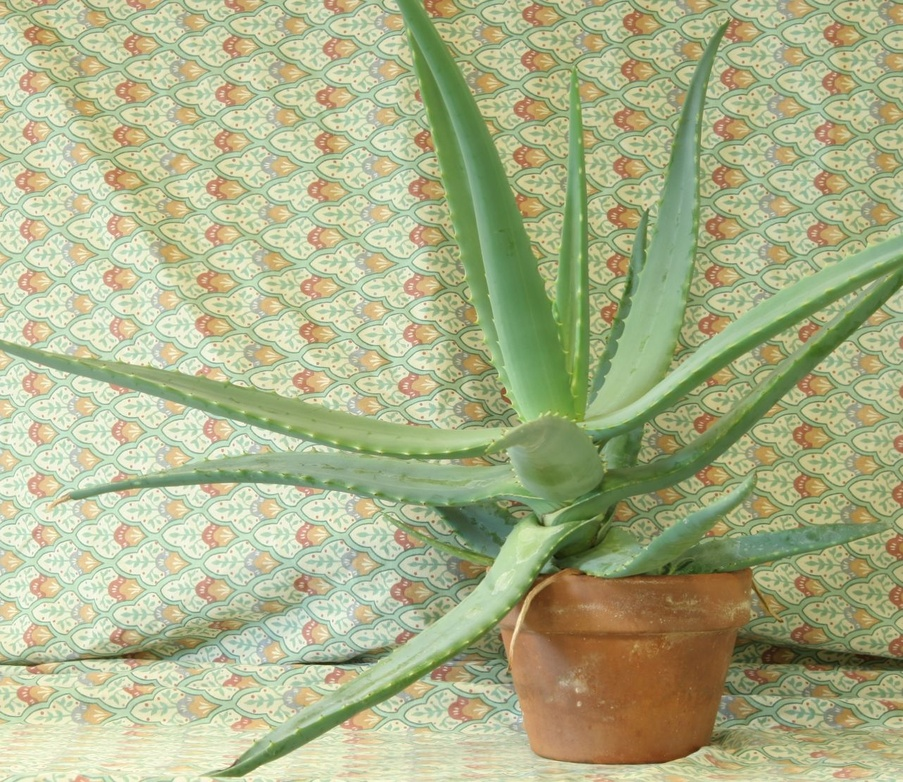
#> input picture Lab01/aloeL.jpg, 903 x 782 px, shrunk from 1282 x 1110 before the run
$ python stereoSSD.py
#> lines starting #> are read from the running program, lines starting #| are printed output that depends on the picture
import numpy as np
import cv2


def compute_disparity_ssd(left, right, max_disparity=64, block_size=7):
    """
    Compute a left-to-right disparity map using block matching with SSD.

    Parameters
    ----------
    left : np.ndarray
        Left rectified grayscale image, shape (H, W), uint8 or float.
    right : np.ndarray
        Right rectified grayscale image, shape (H, W), same size as left.
    max_disparity : int
        Maximum disparity to search (inclusive start at 0, exclusive end at max_disparity).
    block_size : int
        Odd window size for matching.

    Returns
    -------
    disparity : np.ndarray
        Disparity map, float32, shape (H, W).
    """
    if left.ndim != 2 or right.ndim != 2:
        raise ValueError("Images must be grayscale")
    if left.shape != right.shape:
        raise ValueError("Left and right images must have the same shape")
    if block_size % 2 == 0:
        raise ValueError("block_size must be odd")
    if max_disparity <= 0:
        raise ValueError("max_disparity must be positive")

    left = left.astype(np.float32)
    right = right.astype(np.float32)

    h, w = left.shape
    half = block_size // 2

    disparity = np.zeros((h, w), dtype=np.float32)

    # Only compute where the full block fits in both images
    for y in range(half, h - half):
        for x in range(half + max_disparity, w - half):
            left_block = left[y - half:y + half + 1, x - half:x + half + 1]

            best_d = 0
            best_ssd = np.inf

            # Search along the epipolar line (same row)
            for d in range(max_disparity):
                xr = x - d
                if xr - half < 0:
                    break

                right_block = right[y - half:y + half + 1, xr - half:xr + half + 1]

                diff = left_block - right_block
                ssd = np.sum(diff * diff)

                if ssd < best_ssd:
                    best_ssd = ssd
                    best_d = d

            disparity[y, x] = best_d

    return disparity


def main():
    # Load rectified stereo pair
    left = cv2.pyrDown(cv2.imread("aloeL.jpg", cv2.IMREAD_GRAYSCALE))
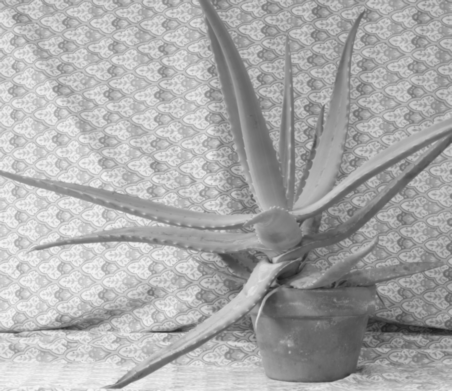
#> left: shape (391, 452); min 28, max 245, mean 170.8
    right = cv2.pyrDown(cv2.imread("aloeR.jpg", cv2.IMREAD_GRAYSCALE))
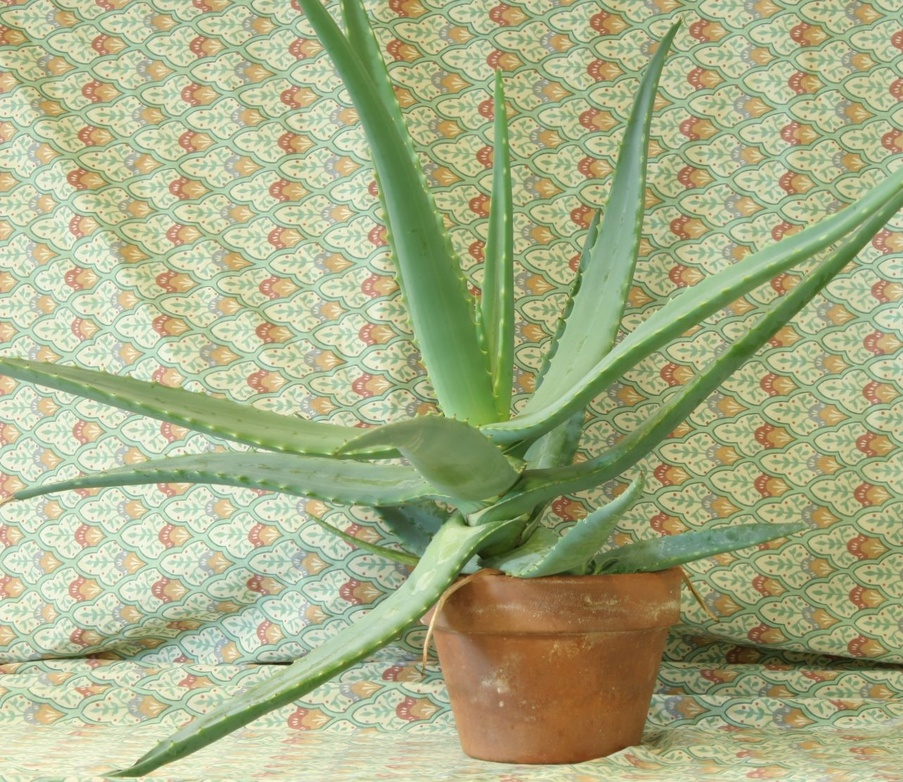
#> input picture Lab01/aloeR.jpg, 903 x 782 px, shrunk from 1282 x 1110 before the run
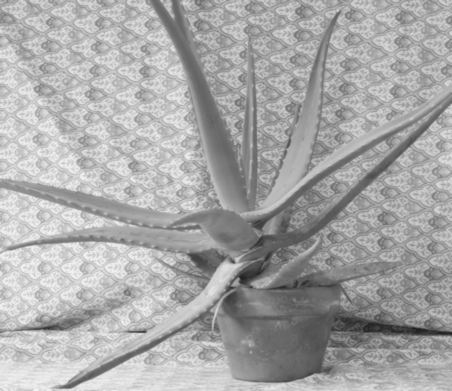
#> right: shape (391, 452); min 30, max 242, mean 167.8

    if left is None or right is None:
        raise FileNotFoundError("Could not load left.png and/or right.png")

    disparity = compute_disparity_ssd(
        left,
        right,
        max_disparity=32,
        block_size=7
    )
#> after the loop in compute_disparity_ssd, `for y in range(half, h - half):`:
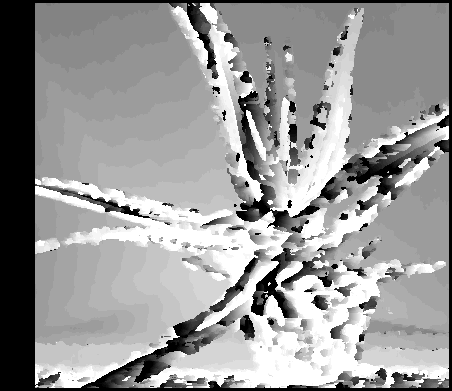
#> disparity: shape (391, 452) float32; min 0, max 31, mean 18.6; drawn with min black and max white

    #disp_vis = normalize_disparity_for_display(disparity)
    disp_vis = cv2.normalize(disparity, None, 0, 255, cv2.NORM_MINMAX)
    disp_vis = np.uint8(disp_vis)
    cv2.imwrite("disparity_ssd.png", disp_vis)
    np.save("disparity_ssd.npy", disparity)

    cv2.imshow("Left", left)
    cv2.imshow("Right", right)
    cv2.imshow("Disparity SSD", disp_vis)
    print("Saved disparity_ssd.png and disparity_ssd.npy")

    cv2.waitKey(0)
    cv2.destroyAllWindows()


if __name__ == "__main__":
    main()
